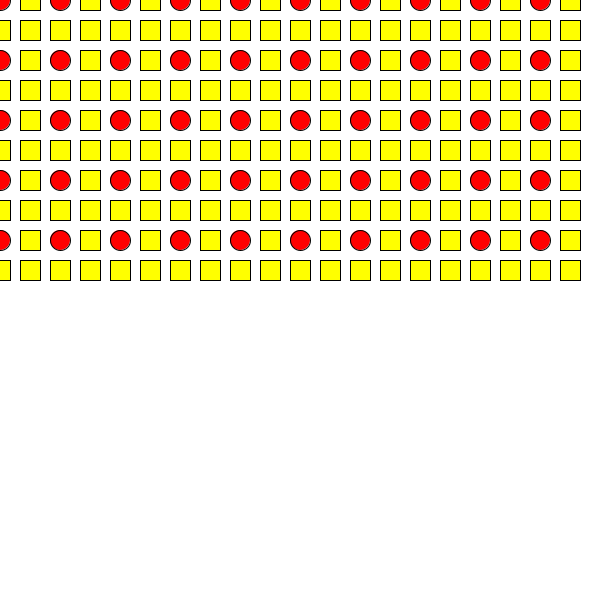
Frame 1 (no input)
Frame 60 (the mouse pressed at the canvas centre just before this capture): identical to frame 1, image omitted
Frame 120 (the mouse held since frame 60 and released just before this capture): identical to frame 1, image omitted

The Processing sketch that drew this single still picture (run headless with seeded random() and noise(); from frame 60 on, the mouse is pressed at the canvas centre):

// Processing sketch: figuras_intercaladas_forLoop_bidimensional
// ── figuras_intercaladas_forLoop_bidimensional.pde
void setup() {
  size(600, 600);
  rectMode(CENTER);
}

void draw() {
  background(255);
  for (int i=0; i<20; i++) {
    for (int j=0; j<10; j++) {
      if (j%2==0 && i%2==0) {
        fig1(30*i, 30*j, color(255, 0, 0));
      } else {
        fig2(30*i, 30*j, color(255, 255, 0));
      }
    }
  }
}

void fig1(int x, int y, color c) {
  fill(c);
  ellipse(x, y, 20, 20);
}

void fig2(int x, int y, color c) {
  fill(c);
  rect (x, y, 20, 20);
}
